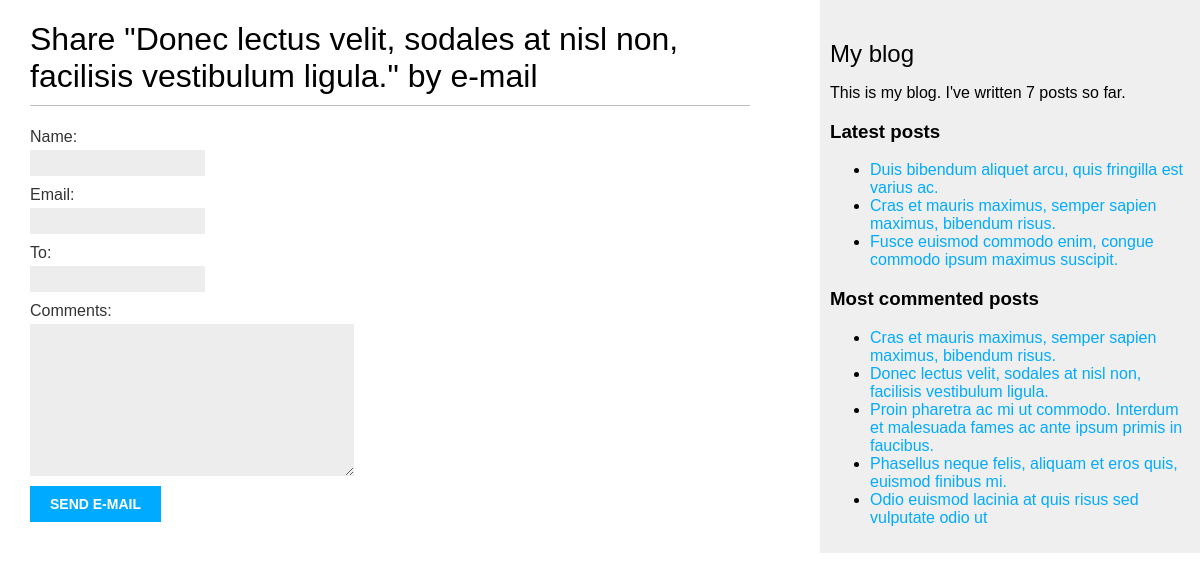
/blog/4/share/, run on the app's committed database.
### blog/models.py (models this page shows, shortened)
class Post(models.Model):
    class Status(models.TextChoices):
        DRAFT = 'DF', 'Draft'
        PUBLISHED = 'PB', 'Published'
    title = models.CharField(max_length=250)
    slug = models.SlugField(max_length=250, unique_for_date='publish')
    author = models.ForeignKey(User, on_delete=models.CASCADE, related_name='blog_posts')
    body = models.TextField()
    publish = models.DateTimeField(default=timezone.now)
    created = models.DateTimeField(auto_now_add=True)
    updated = models.DateTimeField(auto_now=True)
    status = models.CharField(max_length=2, choices=Status.choices, default=Status.DRAFT)
    objects = models.Manager()  # менеджер, применяемый по умолчанию
    published = PublishedManager()  # конкретно-прикладной менеджер
    tags = TaggableManager()
    class Meta:
        ordering = ['-publish']
        indexes = [
            models.Index(fields=['-publish']),
        ]
    def get_absolute_url(self):
        return reverse('blog:post_detail', args=[self.publish.year, self.publish.month, self.publish.day, self.slug])

### blog/views.py (the view)
# urls.py: path('<int:post_id>/share/', views.post_share, name='post_share'),
def post_share(request, post_id):
    post = get_object_or_404(Post, id=post_id, status=Post.Status.PUBLISHED)
    sent = False
    if request.method == 'POST':
        form = EmailPostForm(request.POST)
        if form.is_valid():
            cleaned_data = form.cleaned_data
            post_url = request.build_absolute_uri(post.get_absolute_url())
            subject = f"{cleaned_data['name']} recommends you read " \
                      f"{post.title}"
            message = f"Read {post.title} at {post_url}\n\n" \
                      f"{cleaned_data['name']}\'s comments: {cleaned_data['comments']}\n" \
                      f"You can contact the author of the post by email: {cleaned_data['email']}"
            send_mail(subject, message, 'your_account@gmail.com', [cleaned_data['to']])
            sent = True
    else:
        form = EmailPostForm()
    context = {
        'post': post,
        'form': form,
        'sent': sent
    }
    return render(request, 'blog/post/share.html', context)

### blog/forms.py
class EmailPostForm(forms.Form):
    name = forms.CharField(max_length=25)
    email = forms.EmailField()
    to = forms.EmailField()
    comments = forms.CharField(required=False, widget=forms.Textarea)

### blog/models.py (called while the page is built)
    def get_queryset(self):
        return super().get_queryset().filter(status=Post.Status.PUBLISHED)

### blog/templatetags/blog_tags.py (called while the page is built)
@register.simple_tag
def total_posts():
    return Post.published.count()

@register.inclusion_tag('blog/post/latest_posts.html')
def show_latest_posts(count=5):
    latest_posts = Post.published.order_by('-publish')[:count]
    return {'latest_posts': latest_posts}

@register.simple_tag
def get_most_commented_posts(count=5):
    return Post.published.annotate(total_comments=Count('comments')).order_by('-total_comments')[:count]

### blog/templates/blog/post/share.html (shortened to what this page needs)
{% extends "blog/base.html" %}
{% block content %}
    {% if sent %}
        <h1>E-mail successfully sent</h1>
        <p>
            "{{ post.title }}" was successfully sent to {{ form.cleaned_data.to }}.
        </p>
    {% else %}
        <h1>Share "{{ post.title }}" by e-mail</h1>
        <form method="post">
            {{ form.as_p }}
            <input type="submit" value="Send e-mail">
        </form>
    {% endif %}
{% endblock %}

### blog/templates/blog/base.html (shortened to what this page needs)
<!DOCTYPE html>
{% load blog_tags %}
{% load static %}
<html lang="en">
<head>
    <link href="{% static 'css/blog.css' %}" rel="stylesheet">
</head>
<body>
<div id="content">
    {% block content %}
    {% endblock %}
</div>
<div id="sidebar">
    <h2>My blog</h2>
    <p>
        This is my blog.
        I've written {% total_posts %} posts so far.
    </p>
    <h3>Latest posts</h3>
    {% show_latest_posts 3 %}
    <h3>Most commented posts</h3>
    {% get_most_commented_posts as most_commented_posts %}
    <ul>
        {% for post in most_commented_posts %}
        <li>
            <a href="{{ post.get_absolute_url }}">{{ post.title }}</a>
        </li>
        {% endfor %}
    </ul>
</div>
</body>
</html>

### blog/templates/blog/post/latest_posts.html
<ul>
{% for post in latest_posts %}
  <li>
    <a href="{{ post.get_absolute_url }}">{{ post.title }}</a>
  </li>
{% endfor %}
</ul>

### blog/static/css/blog.css (style rules this page uses)
body { margin: 0; padding: 0; font-family: helvetica, sans-serif; }
a { color: #00abff; text-decoration: none; }
h1 { font-weight: normal; border-bottom: 1px solid #bbb; padding: 0 0 10px 0; }
h2 { font-weight: normal; margin: 30px 0 0; }
#content { float: left; width: 60%; padding: 0 0 0 30px; }
#sidebar { float: right; width: 30%; padding: 10px; background: #efefef; height: 100%; }
label { float: left; clear: both; color: #333; margin-bottom: 4px; }
input, textarea { clear: both; float: left; margin: 0 0 10px; background: #ededed; border: 0; padding: 6px 10px; font-size: 12px; }
input[type=submit] { font-weight: bold; background: #00abff; color: #fff; padding: 10px 20px; font-size: 14px; text-transform: uppercase; }

### data on the page
Post: title "Donec lectus velit, sodales at nisl non, facilisis vestibulum ligula."
Post: title "Duis bibendum aliquet arcu, quis fringilla est varius ac."
Post: title "Cras et mauris maximus, semper sapien maximus, bibendum risus."
Post: title "Fusce euismod commodo enim, congue commodo ipsum maximus suscipit."
Post: title "Proin pharetra ac mi ut commodo. Interdum et malesuada fames ac ante ipsum primis in faucibus."
Post: title "Phasellus neque felis, aliquam et eros quis, euismod finibus mi."
Post: title "Odio euismod lacinia at quis risus sed vulputate odio ut"
